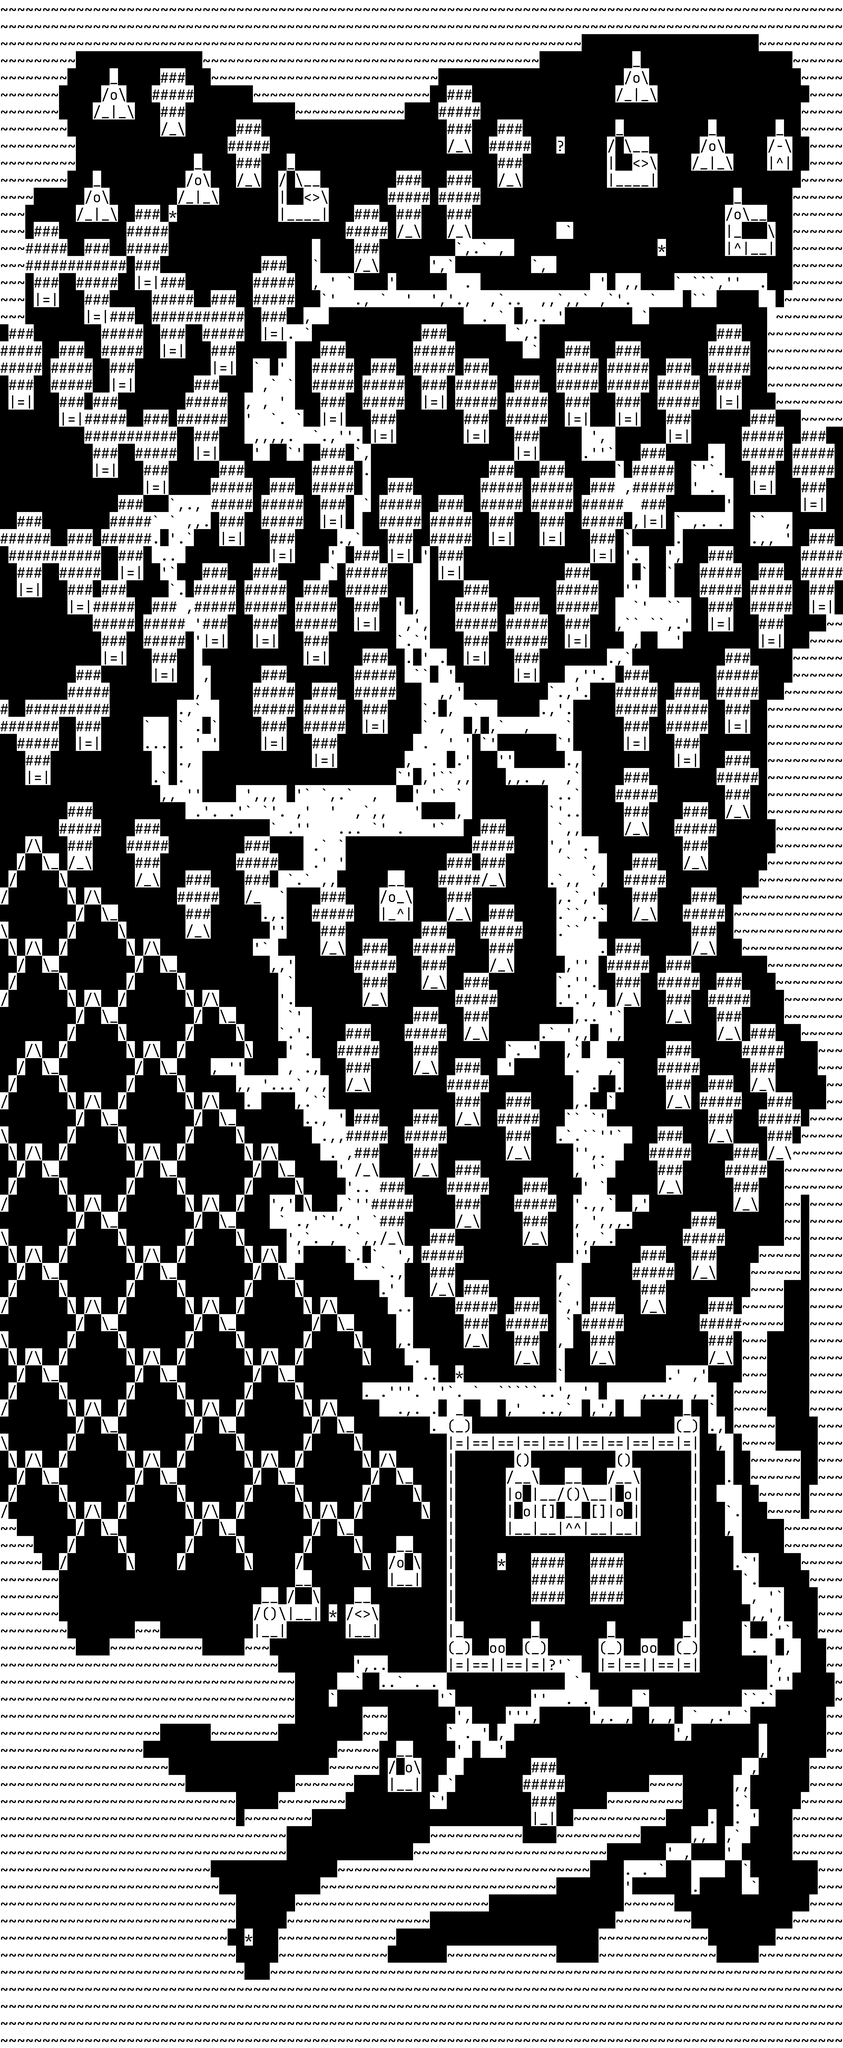

A 2D game scene composited from a Tiled map and its tileset images. What follows is a short description and the map's XML, with each tile layer's data collapsed to a summary:
An orthogonal 100x120 tile map with 42x85 px tiles, 1 tile layer (Calque de Tuiles 1).

<map version="1.5" tiledversion="1.7.2" orientation="orthogonal" renderorder="right-down" width="100" height="120" tilewidth="42" tileheight="85" infinite="0" nextlayerid="2" nextobjectid="1">
 <tileset firstgid="1" source="Asci_tileset.tsx" />
 <layer id="1" name="Calque de Tuiles 1" width="100" height="120">
  <data>[12000 cells, 5950 non-empty, 24 distinct tile ids]</data>
 </layer>
</map>
